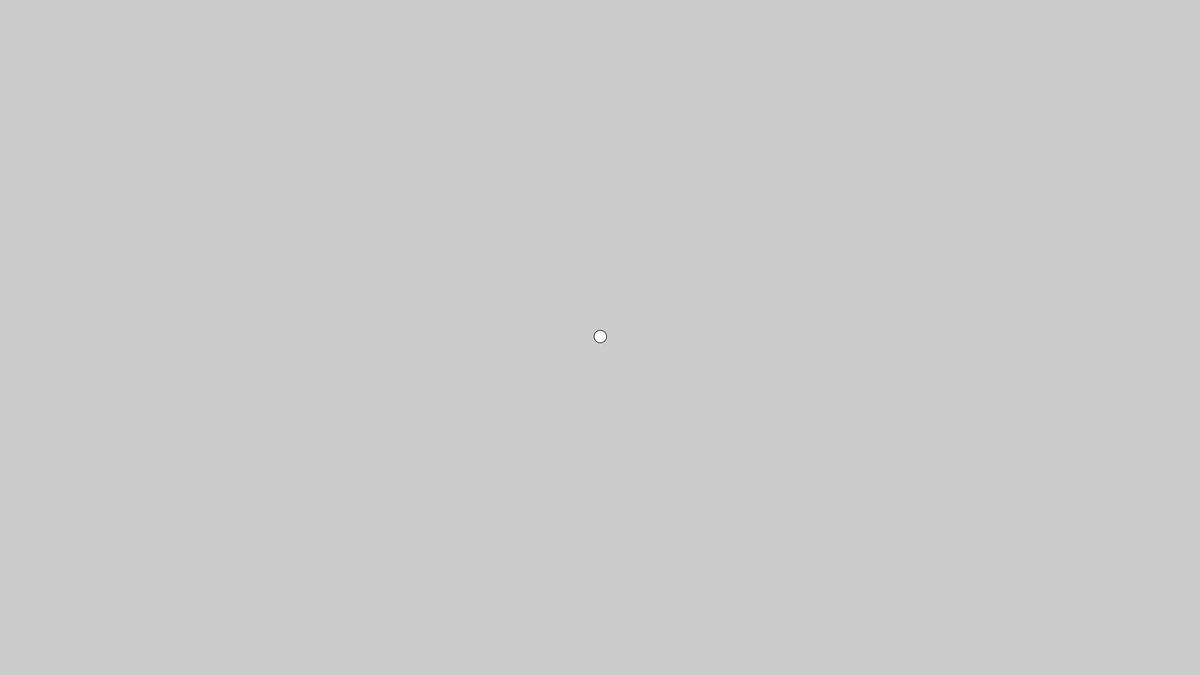
Frame 1 (no input)
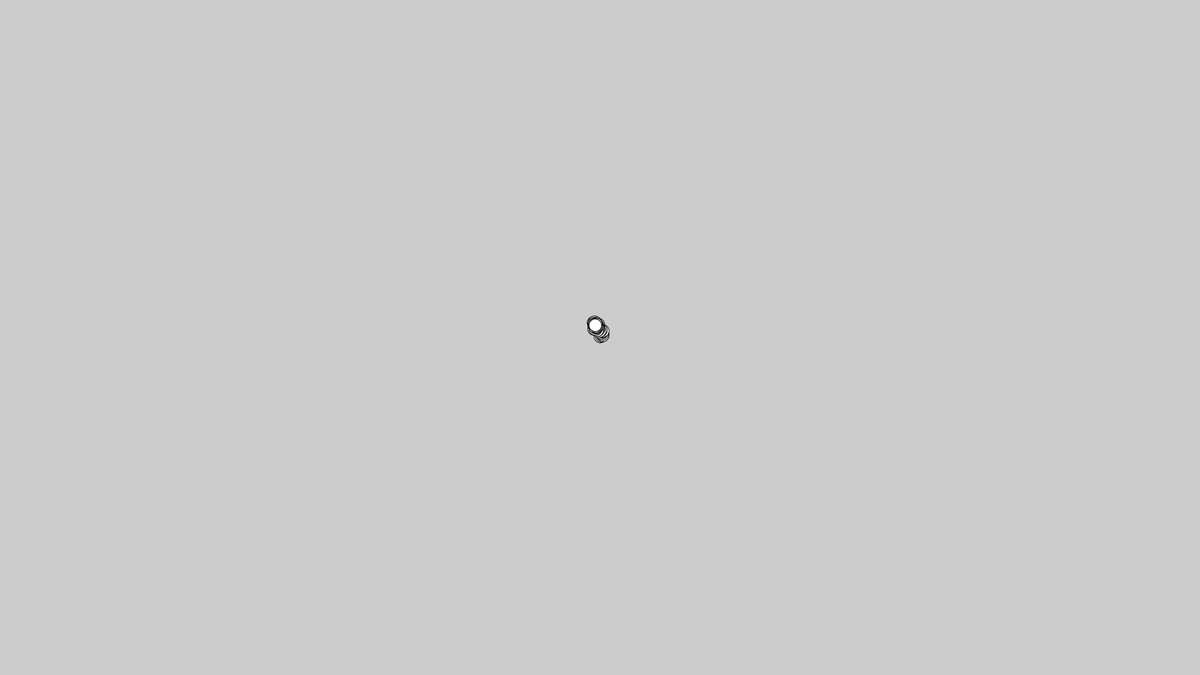
Frame 60 (the mouse pressed at the canvas centre just before this capture)
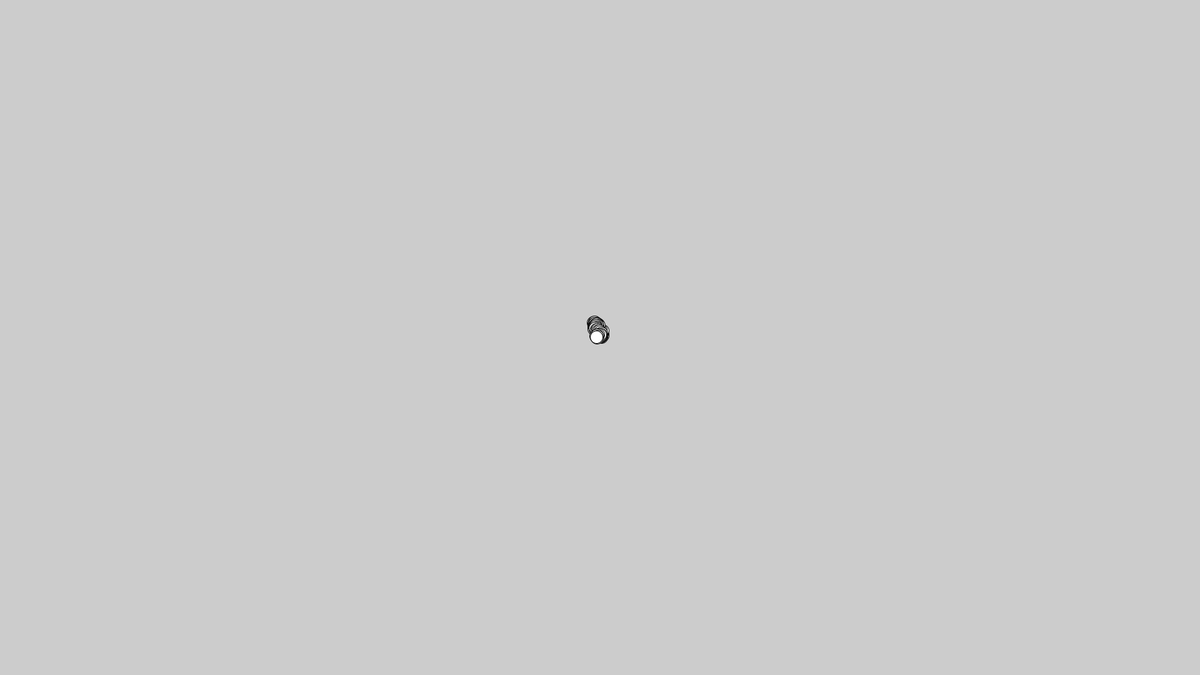
Frame 120 (the mouse held since frame 60 and released just before this capture)

The Processing sketch that drew these frames (run headless with seeded random() and noise(); from frame 60 on, the mouse is pressed at the canvas centre):

// Processing sketch: sketch_7_9
// ── sketch_7_9.pde


// Move Shapes Randomly

float speed = 2.5;
int diameter = 20;
float x;
float y;

void setup(){
   size(1920, 1080);
   smooth();
   x = width/2;
   y = height/2;
}

void draw(){
  x += random(-speed, speed);
  y += random(-speed, speed);
  ellipse(x, y, diameter, diameter);
}
